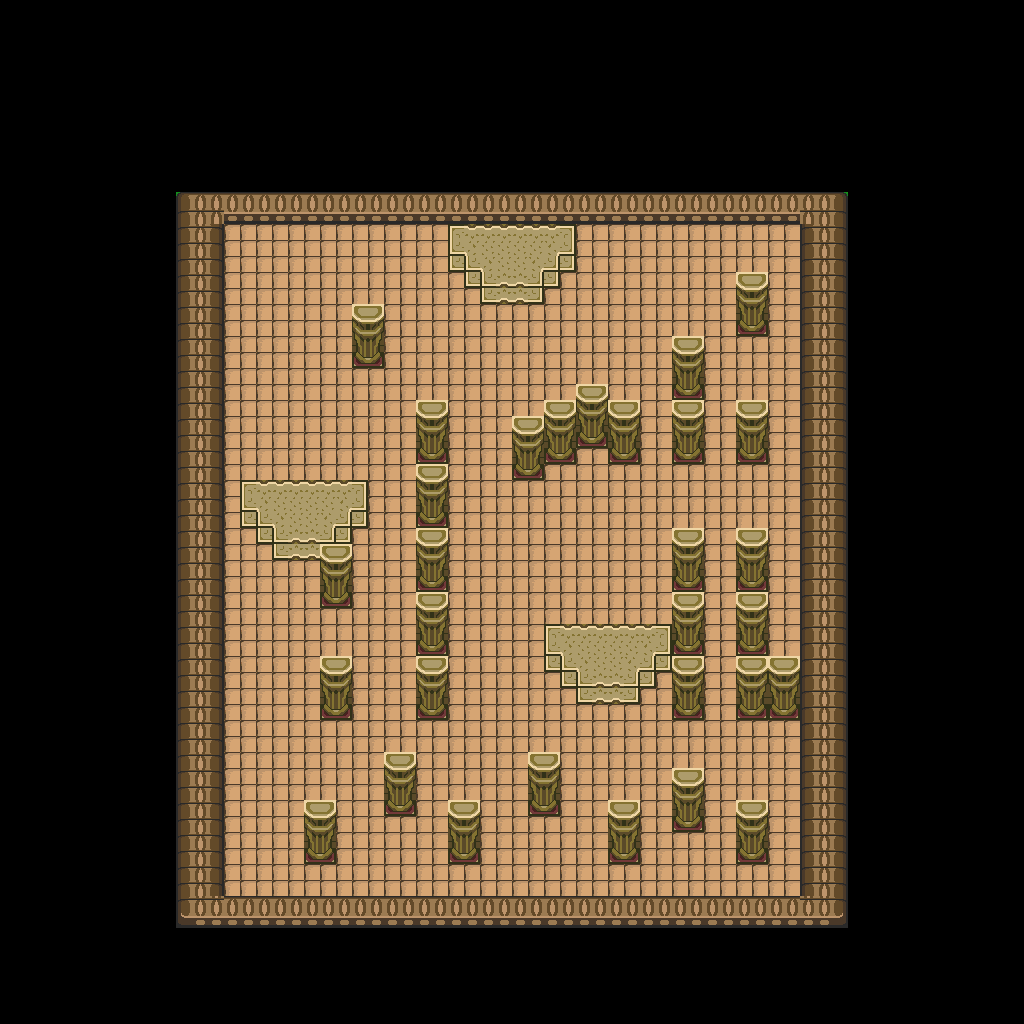

A 2D game scene composited from a Tiled map and its tileset images. What follows is a short description and the map's XML, with each tile layer's data collapsed to a summary:
An orthogonal 64x64 tile map with 16x16 px tiles, 1 tile layer (base), 1 hidden layer not drawn and 4 objects.

<map version="1.10" tiledversion="1.12.1" orientation="orthogonal" renderorder="right-down" width="64" height="64" tilewidth="16" tileheight="16" infinite="0" nextlayerid="3" nextobjectid="5">
 <tileset firstgid="1" source="../classiciphone_pics4.tsx" />
 <layer id="1" name="base" width="64" height="64">
  <data>[4096 cells, 4096 non-empty, 28 distinct tile ids]</data>
 </layer>
 <layer id="2" name="collision" width="64" height="64" visible="0">
  <properties><property name="collision" value="true" /></properties>
  <data>[4096 cells, 2925 non-empty, 1 distinct tile ids]</data>
 </layer>
 <objectgroup id="3" name="npcs">
  <object id="1" x="880.0" y="720.0" width="16" height="16">
   <properties>
    <property name="script" type="string">-- Auto-converted from GraalScript
-- if (playerchats) {
-- if (strequals(#c,done)){ setlevel2 gc_waitingroom_01.nw,14,16;
end
-- if (strequals(#g,Game Coordinator)) {
-- if (strequals(#c,home)) setlevel2 gc_gc_01.nw,31.5,32;
end
-- if (created) {
-- setshape 1,32,32;
end
end</property>
   </properties>
  </object>
  <object id="2" x="880.0" y="768.0" width="16" height="16">
   <properties>
    <property name="script" type="string">-- Auto-converted from GraalScript
-- join("level_sparlevel");</property>
   </properties>
  </object>
  <object id="3" x="880.0" y="816.0" width="16" height="16">
   <properties>
    <property name="script" type="string">-- Auto-converted from GraalScript
-- if (playerchats &amp;&amp; strequals(#g,Game Coordinator)) {
-- if (strequals(#c,start)) save[0] = 1;
-- if (strequals(#c,Stop)) save[0] = 0;
-- if (strequals(#c,pause on)) save[1] = 1;
-- if (strequals(#c,pause off)) save[1] = 0;
-- if (strequals(#c,commands)) say2
-- Commands are:
-- #bstart
-- #bstop
-- #bpause on
-- #bpause off;
end
-- [CLIENT-SIDE — server no-op]
-- if (playerenters || timeout) {
-- if (!strequals(#g,Game Coordinator)) {
-- if (save[1] == 0) movement_handlepause = 0.1;
-- if (save[0] == 0) {
-- movement_handleitems = 0.1;
-- movement_handlesword = 0.1;
-- }
-- elseif (save[0] == 1) {
-- // dont do anything
-- }
-- }
-- }
-- timeout = 0.05;</property>
   </properties>
  </object>
  <object id="4" x="928.0" y="768.0" width="16" height="16">
   <properties>
    <property name="script" type="string">-- Auto-converted from GraalScript
-- join("gc_level_sparring");</property>
   </properties>
  </object>
 </objectgroup>
</map>
